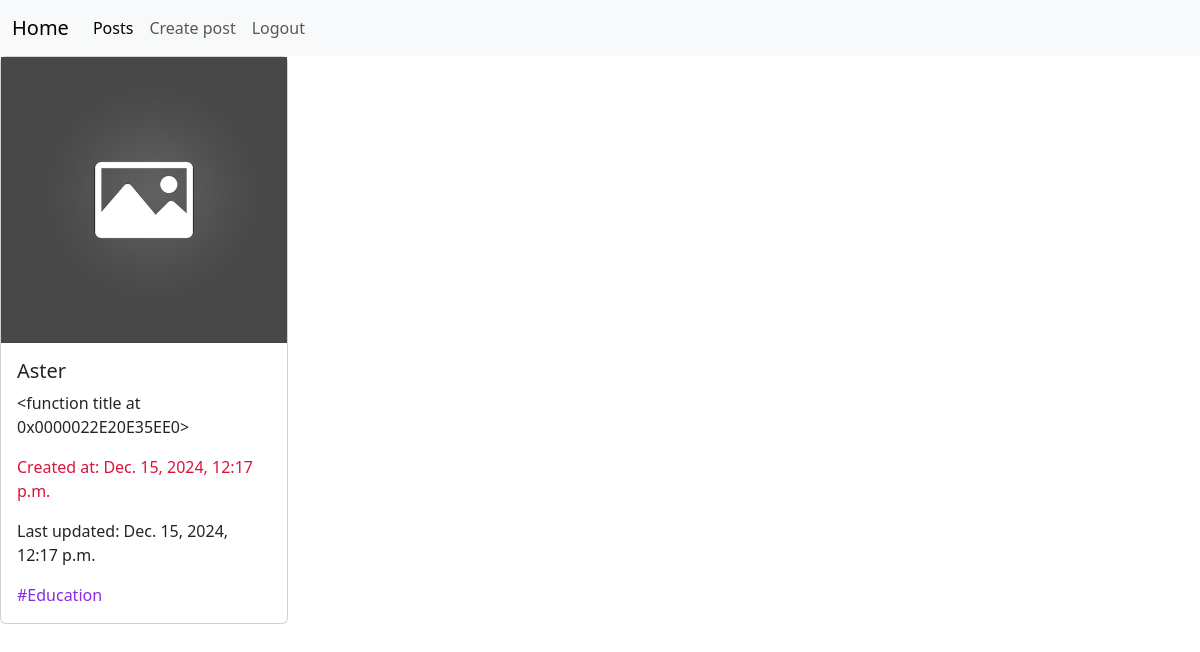
The app's page /posts/11/ (signed in) with its own data.
### posts/models.py (models this page shows, shortened)
class Post(models.Model):
    title = models.CharField(max_length=56)
    content = models.TextField()
    rate =models.IntegerField(null=True,blank=True)
    created_at = models.DateTimeField(null=True, auto_now_add=True)
    updated_at = models.DateTimeField(null=True, auto_now=True)
    image = models.ImageField(null=True, blank=True)
    category = models.ForeignKey(Category, on_delete=models.SET_NULL, null=True, blank=True)
    tags = models.ManyToManyField(Tag, null=True, blank=True)

class Tag(models.Model):
    title = models.CharField(max_length=56)

### posts/views.py (the view)
# urls.py: path("posts/<int:post_id>/", details_view),
@login_required(login_url='login')
def details_view(request, post_id):
    if request.method == 'GET':
        post = Post.objects.get(id=post_id)
        return render(request, "posts/detail_view.html", context={"post": post})

### templates/posts/detail_view.html (shortened to what this page needs)
{% extends 'base.html' %}
{% block content %}
    <div class="card" style="width: 18rem;">
    {% if post.image %}
        <img class="card-img-top" src="{{post.image.url}}" alt="Card image cap"></img>
      {%  else %}
          <img src="/static/placeholder.png" alt="Card image cap"></img>
      {% endif %}
      <div class="card-body">
        <h5 class="card-title">{{ post.title }}</h5>
        <p class="card-text">{{ post.content }}</p>
        <p class="card-text" style="color: crimson">Created at: {{ post.created_at }}</p>
        <p class="card-text">Last updated: {{ post.updated_at }}</p>
          <p class="card-text" style="color: blueviolet">
              {% for tag in post.tags.all %}
                #{{ tag.title }}
              {% endfor %}
          </p>
      </div>
    </div>
{% endblock %}

### records on screen
Post: title "Aster", content "<function title at 0x0000022E20E35EE0>", created_at "Dec. 15, 2024, 12:17 p.m.", updated_at "Dec. 15, 2024, 12:17 p.m."
Tag: title "Education"
